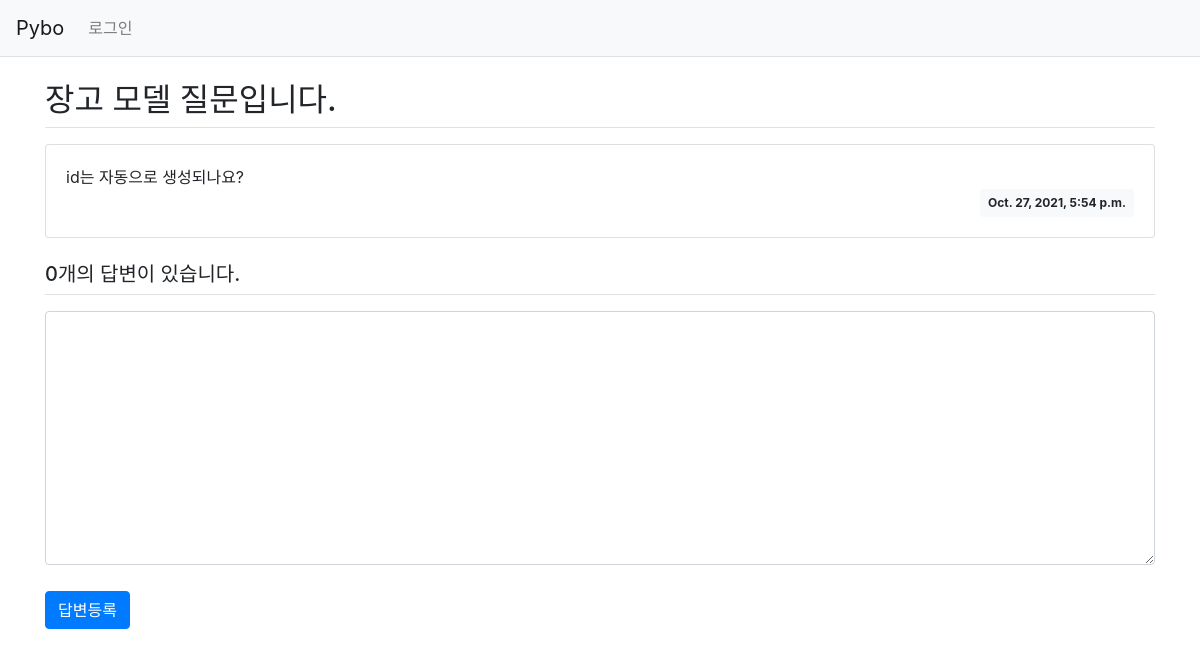
The app's page /pybo/answer/create/1/, older data.
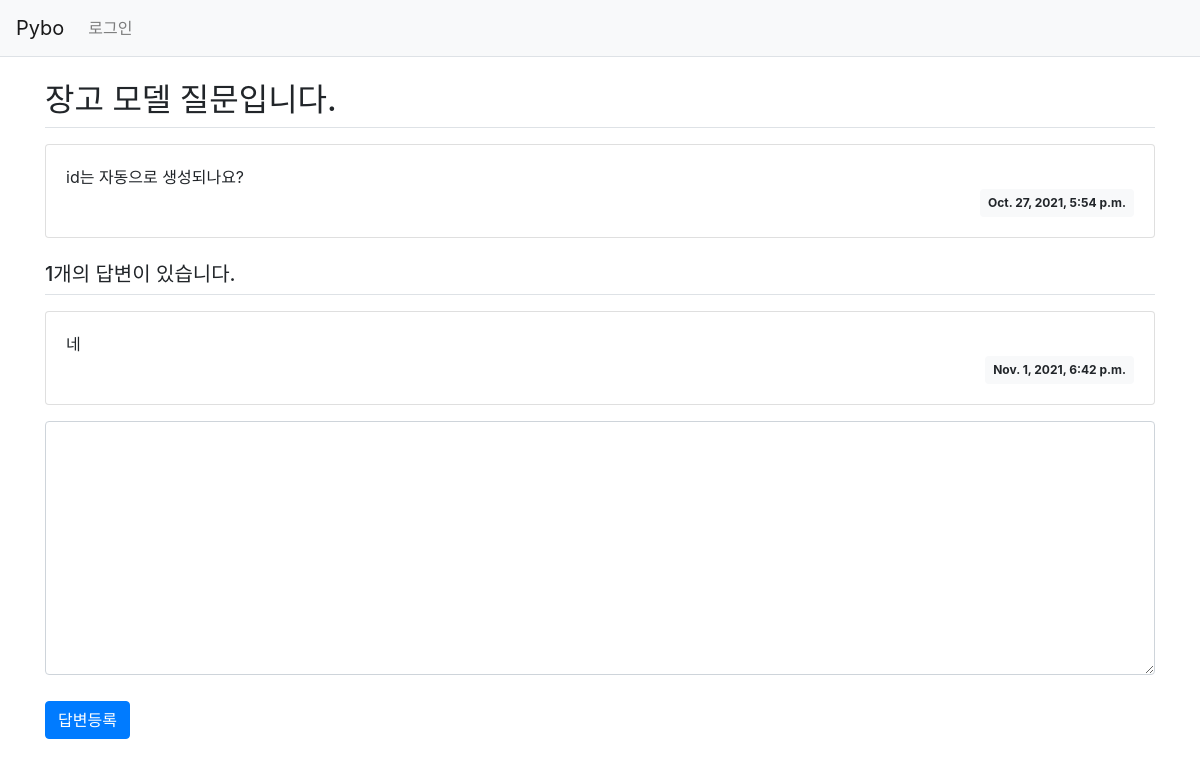
The same page, newer data.
### pybo/models.py (models this page shows, shortened)
class Question(models.Model):
    subject = models.CharField(max_length=200)
    content = models.TextField()
    create_date = models.DateTimeField()

class Answer(models.Model):
    question = models.ForeignKey(Question, on_delete=models.CASCADE)
    content = models.TextField()
    create_date = models.DateTimeField()

### pybo/views.py (the view)
# urls.py: path('answer/create/<int:question_id>/', views.answer_create, name="answer_create"),
def answer_create(request, question_id): #호출시 answer을 Post을 통해 가져오고 rediredct로 pybo에 detail 호출
    question = get_object_or_404(Question, pk=question_id)
    if request.method == "POST":
        form = AnswerForm(request.POST)
        if form.is_valid():
            answer = form.save(commit=False)
            answer.create_date = timezone.now()
            answer.question = question
            answer.save()
            return redirect('pybo:detail', question_id=question.id)
    else:
        form = AnswerForm()
    context = {'question': question, 'form': form}
    return render(request, 'pybo/question_detail.html', context)

### pybo/forms.py
class AnswerForm(forms.ModelForm):
    class Meta:
        model = Answer
        fields = ['content']
        labels = {
            'content': '답변내용',
        }

### templates/pybo/question_detail.html (shortened to what this page needs)
{% extends 'base.html' %}
{% block content %}
<div class="container my-3">
    <h2 class="border-bottom py-2">{{ question.subject }}</h2>
    <div class="card my-3">
        <div class="card-body">
            <div class="card-text" style="white-space: pre-line;">{{ question.content }}</div>
            <div class="d-flex justify-content-end">
                <div class="badge badge-light p-2">
                    {{ question.create_date }}
                </div>
            </div>
        </div>
    </div>
    <h5 class="border-bottom my-3 py-2">{{question.answer_set.count}}개의 답변이 있습니다.</h5>
    {% for answer in question.answer_set.all %}
    <div class="card my-3">
        <div class="card-body">
            <div class="card-text" style="white-space: pre-line;">{{ answer.content }}</div>
            <div class="d-flex justify-content-end">
                <div class="badge badge-light p-2">
                    {{ answer.create_date }}
                </div>
            </div>
        </div>
    </div>
    {% endfor %}
    <form action="{% url 'pybo:answer_create' question.id %}" method="post" class="my-3">
        <div class="form-group">
            <textarea name="content" id="content" class="form-control" rows="10"></textarea>
        </div>
        <input type="submit" value="답변등록" class="btn btn-primary">
    </form>
</div>
{% endblock %}

Row changes from the older to the newer data that the page shows:
computed for Question "장고 모델 질문입니다.": answer_set.count "0" → "1"
added Answer: content "네", create_date "Nov. 1, 2021, 6:42 p.m."
